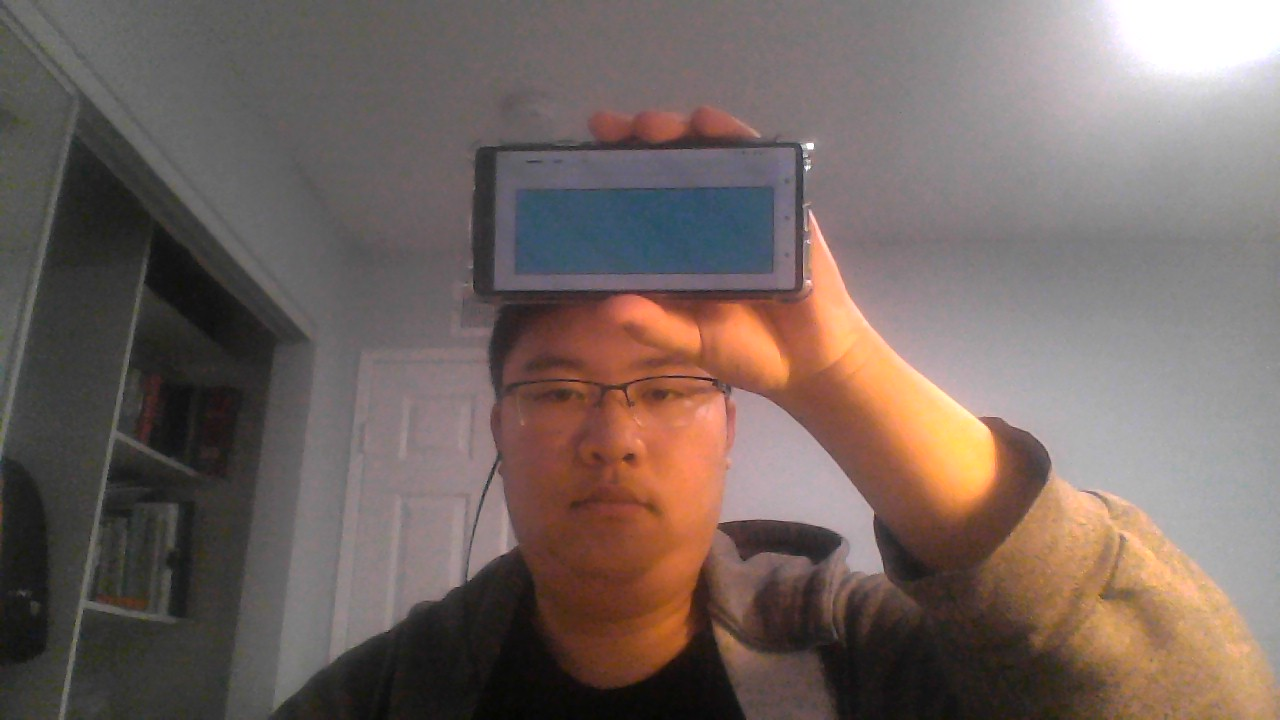
#> input picture lab 1/screenshots/dimmer_phone.jpg, 1280 x 720 px
$ python screenshot_test.py
#> lines starting #> are read from the running program, lines starting #| are printed output that depends on the picture; after the words box and inside, x2 and y2 are one past the last pixel; in counts of white or black regions, pixels touching at a corner belong together
import cv2
import numpy as np
import matplotlib.pyplot as plt
from sklearn.cluster import KMeans


def find_histogram(clt):
    """
    create a histogram with k clusters
    :param: clt
    :return:hist
    """
    numLabels = np.arange(0, len(np.unique(clt.labels_)) + 1)
    (hist, _) = np.histogram(clt.labels_, bins=numLabels)

    hist = hist.astype("float")
    hist /= hist.sum()

    return hist
def plot_colors2(hist, centroids):
    bar = np.zeros((50, 300, 3), dtype="uint8")
    startX = 0

    for (percent, color) in zip(hist, centroids):
        # plot the relative percentage of each cluster
        endX = startX + (percent * 300)
        cv2.rectangle(bar, (int(startX), 0), (int(endX), 50),
                      color.astype("uint8").tolist(), -1)
        startX = endX

    # return the bar chart
    return bar


# my edition

img = cv2.imread("screenshots/dimmer_phone.jpg")
#> img is the input picture: shape (720, 1280, 3); mean B, G, R 96.7, 102, 116.2
img = cv2.cvtColor(img, cv2.COLOR_BGR2HSV)
#> img: shape (720, 1280, 3); mean H, S, V 68.1, 45.6, 117.8
# define range of blue color in HSV
lower_blue = np.array([75,50,50])
upper_blue = np.array([105,255,255])
# Threshold the HSV image to get only blue colors
mask = cv2.inRange(img, lower_blue, upper_blue)
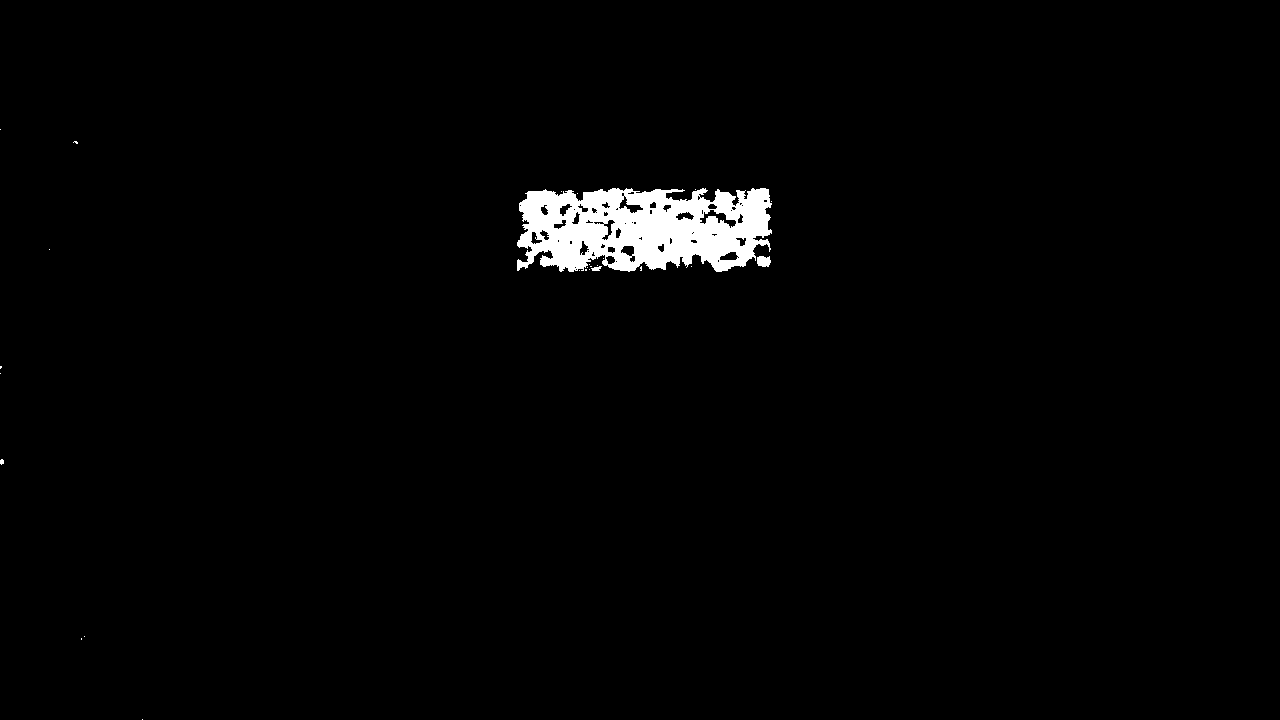
#> mask: shape (720, 1280); 1.7% white; 26 white regions (23 under 20 px), largest, box (x1, y1, x2, y2) and area: (517, 188, 772, 272) 15892, (757, 256, 771, 267) 128, (591, 266, 602, 271) 35
# Bitwise-AND mask and original image
res = cv2.bitwise_and(img,img, mask= mask)
#> res: shape (720, 1280, 3); mean H, S, V 1.8, 2, 1.8


sum=0
total_num=0
for col in range(0,480):
    num=0
    for row in range(0,640):
        if mask[col][row]!=0:
            num=num+1
    total_num=total_num+num
    sum=sum+col*num
if total_num!=0:
    ver_center=round(sum/total_num)
else:
    ver_center=0

sum=0
total_num=0
for row in range(0,640):
    num=0
    for col in range(0,480):
        if mask[col][row]!=0:
            num=num+1
    total_num=total_num+num
    sum=sum+row*num
if total_num!=0:
    hor_center=round(sum/total_num)
else:
    hor_center=0

if (ver_center!=0)&(hor_center!=0):
    left_edge=hor_center-75
    right_edge=hor_center+75
    up_edge=ver_center-75
    down_edge=ver_center+75

    if left_edge<0:
        left_edge=0
    if right_edge>639:
        right_edge=639
    if up_edge<0:
        up_edge=0
    if down_edge>479:
        down_edge=479


img_box=img[up_edge:down_edge,left_edge:right_edge]
#> img_box: shape (150, 136, 3); mean H, S, V 114, 72, 103.6

cv2.imshow('image',img_box)


#end of my edition


img_box = img_box.reshape((img_box.shape[0] * img_box.shape[1],3)) #represent as row*column,channel number
clt = KMeans(n_clusters=3) #cluster number
clt.fit(img_box)

hist = find_histogram(clt)
bar = plot_colors2(hist, clt.cluster_centers_)
#> after the loop in plot_colors2, `for (percent, color) in zip(hist, centroids):`:
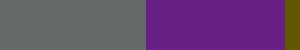
#> bar: shape (50, 300, 3); mean of channels 0, 1, 2 113.3, 71.2, 102.8; drawn as B, G, R

plt.axis("off")
plt.imshow(bar)

plt.show()

$ run again, with lab 1/screenshots/brighter_phone.jpg copied over lab 1/screenshots/dimmer_phone.jpg
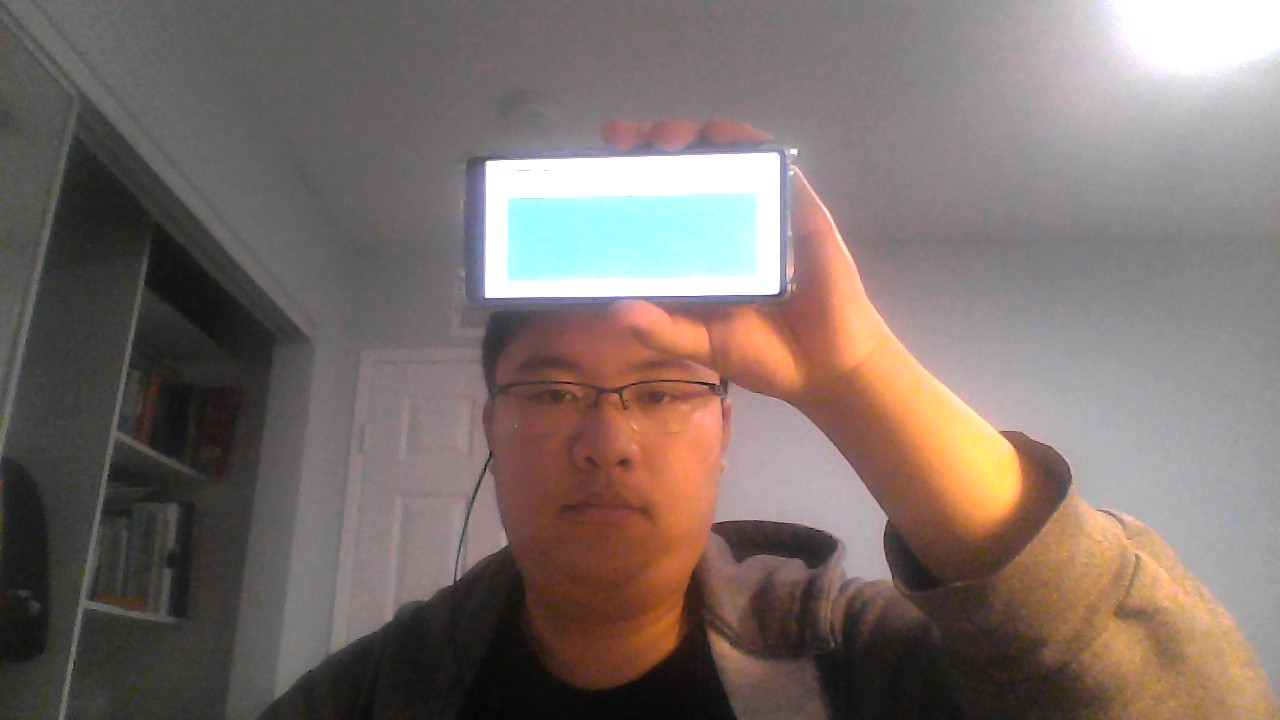
#> input picture lab 1/screenshots/brighter_phone.jpg, 1280 x 720 px
#> img is the input picture: shape (720, 1280, 3); mean B, G, R 106.8, 111.9, 124.1
#> img: shape (720, 1280, 3); mean H, S, V 70.1, 41, 126.4
#> `mask = cv2.inRange(img, lower_blue, upper_blue)`:
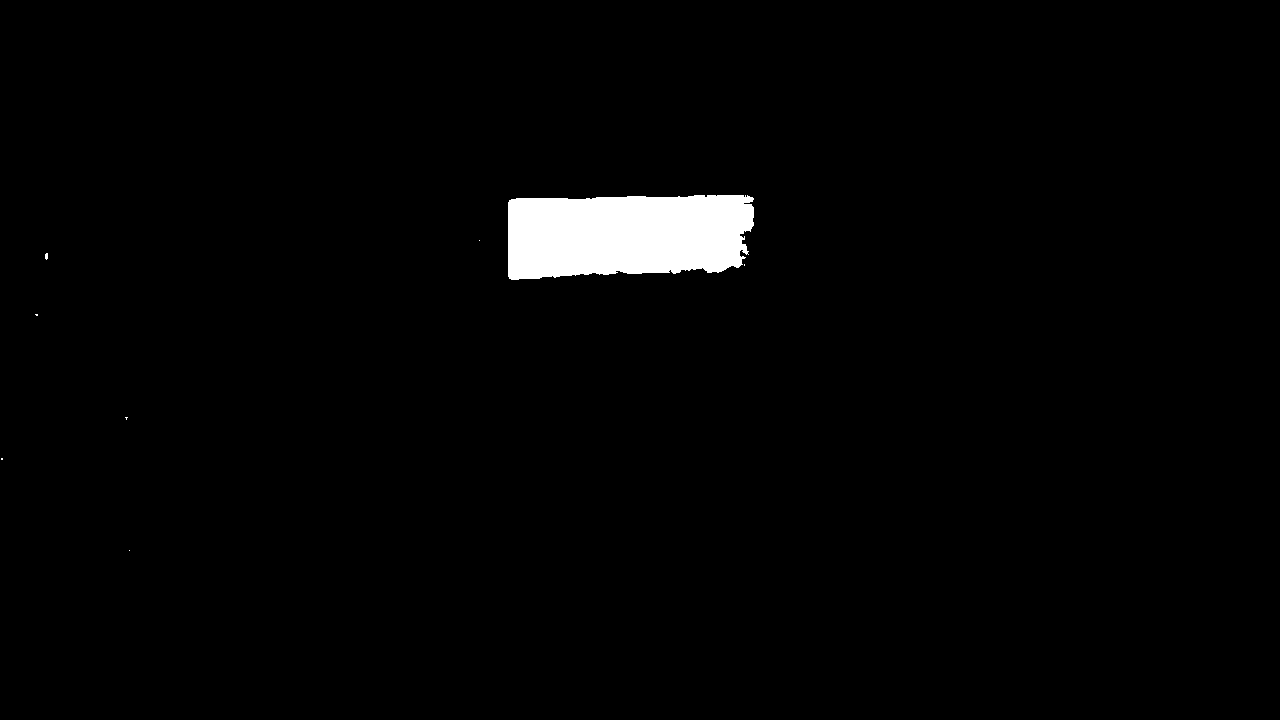
#> mask: shape (720, 1280); 2% white; 8 white regions (7 under 20 px), largest, box (x1, y1, x2, y2) and area: (508, 195, 754, 280) 18406
#> res: shape (720, 1280, 3); mean H, S, V 1.8, 1.5, 5.1
#> img_box: shape (150, 143, 3); mean H, S, V 73.6, 45.2, 243.8
#> after the loop in plot_colors2, `for (percent, color) in zip(hist, centroids):`:
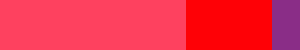
#> bar: shape (50, 300, 3); mean of channels 0, 1, 2 73.2, 44.8, 243.2; drawn as B, G, R
